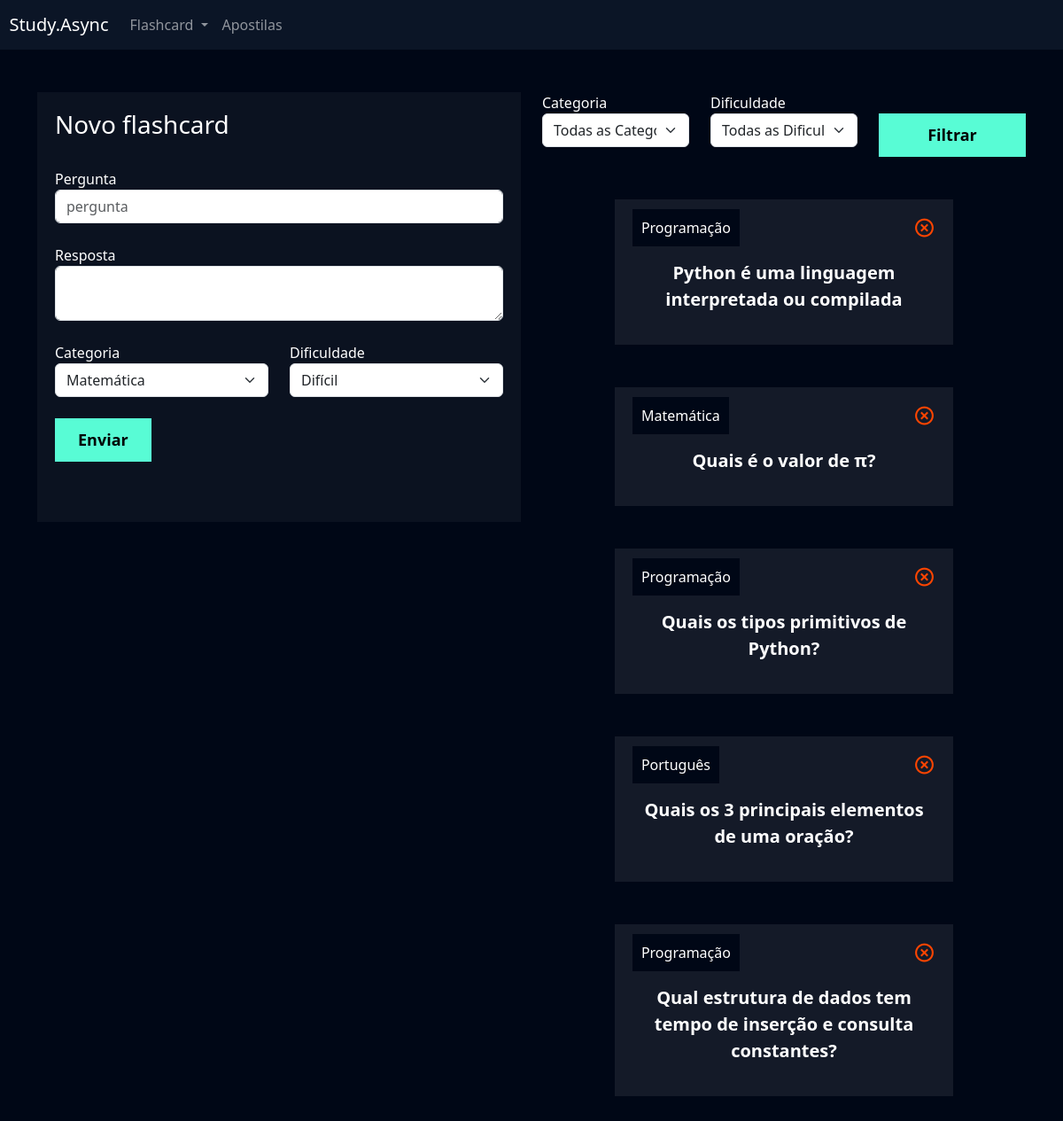
Before: /flashcard/novo_flashcard/ (signed in) with the older database file.
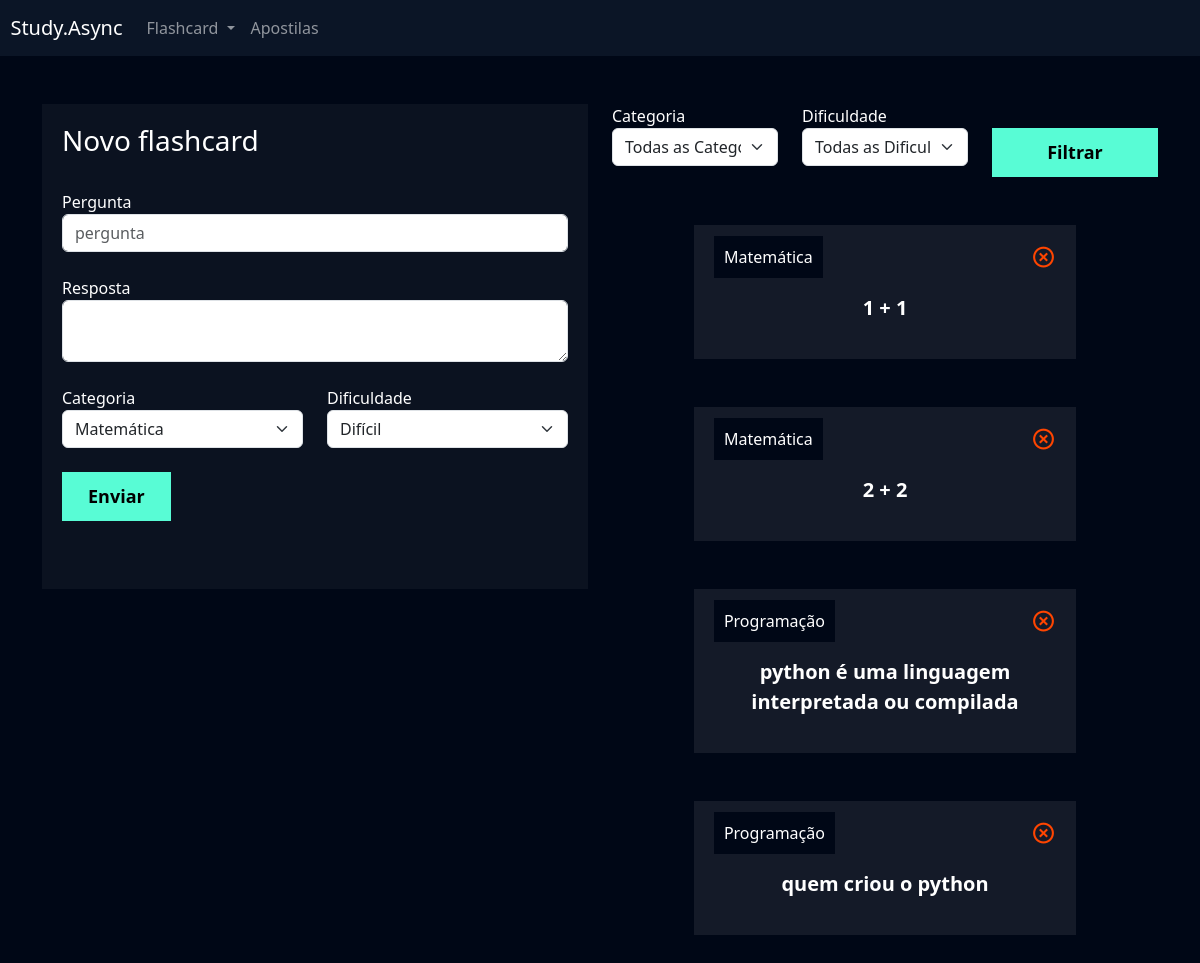
After: the same page with the newer database file.
### flashcard/models.py (models this page shows, shortened)
class Flashcard(models.Model):
    DIFICULDADE_CHOICES = (('D', 'Difícil'), ('M', 'Médio'), ('F', 'Fácil'))
    user = models.ForeignKey(User, on_delete=models.DO_NOTHING)
    pergunta = models.CharField(max_length=100)
    resposta = models.TextField()
    categoria = models.ForeignKey(Categoria, on_delete=models.DO_NOTHING)
    dificuldade = models.CharField(max_length=1, choices=DIFICULDADE_CHOICES)

class Categoria(models.Model):
    nome = models.CharField(max_length=20)
    def __str__(self):
        return self.nome

### flashcard/views.py (the view, shortened to what this page needs)
# urls.py: path('novo_flashcard/', views.novo_flashcard, name="novo_flashcard"),
def novo_flashcard(request):
    if not request.user.is_authenticated:
        return redirect('/usuarios/logar')
    if request.method == "GET":
        categorias = Categoria.objects.all()
        dificuldades = Flashcard.DIFICULDADE_CHOICES
        flashcards = Flashcard.objects.filter(user=request.user)
        categoria_filtrar = request.GET.get('categoria')
        dificuldade_filtrar = request.GET.get('dificuldade')
        if categoria_filtrar:
            flashcards = flashcards.filter(categoria__id = categoria_filtrar)
        if dificuldade_filtrar:
            flashcards = flashcards.filter(dificuldade = dificuldade_filtrar)
        return render(request, 'novo_flashcard.html', {'categorias': categorias,'dificuldades': dificuldades, 'flashcards': flashcards})

### flashcard/templates/novo_flashcard.html (shortened to what the changed rows need)
{% extends "base.html" %}
{% load static %}
{% block 'cabecalho' %}
    <link href="{% static 'usuarios/css/cadastro.css' %}" rel="stylesheet">
    <link href='https://unpkg.com/boxicons@2.1.4/css/boxicons.min.css' rel='stylesheet'>
    <link href="{% static 'flashcard/css/novo_flashcard.css' %}" rel="stylesheet">
{% endblock 'cabecalho' %}
{% block 'conteudo' %}
    <div class="container">
        <br>
        <br>
        <div class="row">
            <div class="col-md">
                <br>
                <br>
                {% for flash in flashcards %}
                    <div class="box-new-flashcard" onclick="flip_card({{flash.id}})">
                        <div class="flashcard ">
                            <div class="flashcard-categoria">
                                {{flash.categoria}}
                            </div>
                            <a href="{% url 'deletar_flashcard' flash.id %}"><i class='icone-exit bx bx-x-circle'></i></a>
                            <br>
                            <br>
                            <div class="flashcard-box-item">
                                <p class="flashcard-item">{{flash.pergunta}}</p>
                            </div>
                        </div>
                    </div>
                    <br>
                    <br>
                {% endfor %}
            </div>
        </div>
    </div>
{% endblock 'conteudo' %}

Changed rows visible on the page:
removed Flashcard: categoria "Programação", pergunta "Python é uma linguagem interpretada ou compilada"
removed Flashcard: categoria "Matemática", pergunta "Quais é o valor de π?"
removed Flashcard: categoria "Programação", pergunta "Quais os tipos primitivos de Python?"
removed Flashcard: categoria "Português", pergunta "Quais os 3 principais elementos de uma oração?"
removed Flashcard: categoria "Programação", pergunta "Qual estrutura de dados tem tempo de inserção e consulta constantes?"
added Flashcard: categoria "Matemática", pergunta "1 + 1"
added Flashcard: categoria "Matemática", pergunta "2 + 2"
added Flashcard: categoria "Programação", pergunta "python é uma linguagem interpretada ou compilada"
added Flashcard: categoria "Programação", pergunta "quem criou o python"
